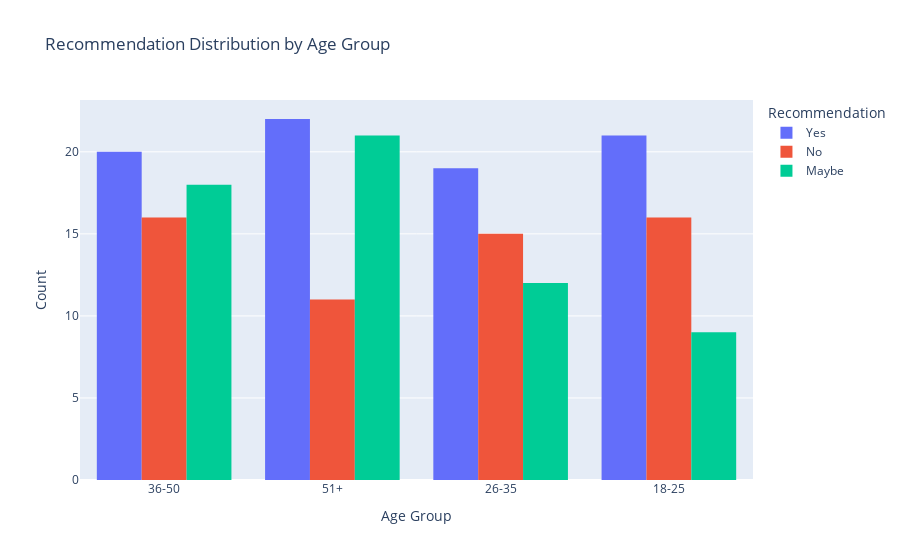

Here is the notebook cell this chart was saved with:
### Code cell
fig1 = px.histogram(df, x='Age_Group', color='Recommendation', barmode='group',
                    title='Recommendation Distribution by Age Group')
fig1.update_layout(xaxis_title='Age Group', yaxis_title='Count')

### Figure 1 — Plotly figure (JSON) as saved in the notebook; plotly's stock layout.template omitted (floating-point values rounded to 4 significant figures)
{"data": [{"alignmentgroup": "True", "bingroup": "x", "hovertemplate": "Recommendation=Yes<br>Age_Group=%{x}<br>count=%{y}<extra></extra>", "legendgroup": "Yes", "marker": {"color": "#636efa", "pattern": {"shape": ""}}, "name": "Yes", "offsetgroup": "Yes", "orientation": "v", "showlegend": true, "type": "histogram", "x": ["36-50", "51+", "36-50", "51+", "26-35", "51+", "51+", "51+", "26-35", "51+", "18-25", "18-25", "51+", "26-35", "26-35", "51+", "18-25", "36-50", "26-35", "51+", "36-50", "26-35", "26-35", "51+", "51+", "51+", "36-50", "36-50", "18-25", "36-50", "26-35", "18-25", "18-25", "26-35", "51+", "51+", "36-50", "18-25", "36-50", "36-50", "26-35", "26-35", "36-50", "51+", "26-35", "26-35", "51+", "51+", "18-25", "26-35", "51+", "18-25", "36-50", "26-35", "18-25", "18-25", "18-25", "51+", "36-50", "18-25", "36-50", "18-25", "18-25", "36-50", "26-35", "18-25", "36-50", "51+", "26-35", "18-25", "36-50", "26-35", "18-25", "51+", "36-50", "18-25", "26-35", "36-50", "36-50", "18-25", "51+", "18-25"], "xaxis": "x", "yaxis": "y"}, {"alignmentgroup": "True", "bingroup": "x", "hovertemplate": "Recommendation=No<br>Age_Group=%{x}<br>count=%{y}<extra></extra>", "legendgroup": "No", "marker": {"color": "#EF553B", "pattern": {"shape": ""}}, "name": "No", "offsetgroup": "No", "orientation": "v", "showlegend": true, "type": "histogram", "x": ["18-25", "18-25", "36-50", "36-50", "18-25", "51+", "51+", "36-50", "26-35", "18-25", "26-35", "26-35", "18-25", "36-50", "51+", "36-50", "18-25", "18-25", "26-35", "18-25", "26-35", "18-25", "26-35", "51+", "26-35", "26-35", "26-35", "26-35", "51+", "36-50", "36-50", "26-35", "36-50", "51+", "26-35", "51+", "18-25", "18-25", "18-25", "18-25", "51+", "51+", "36-50", "36-50", "51+", "18-25", "51+", "36-50", "26-35", "36-50", "18-25", "18-25", "36-50", "36-50", "36-50", "36-50", "26-35", "26-35"], "xaxis": "x", "yaxis": "y"}, {"alignmentgroup": "True", "bingroup": "x", "hovertemplate": "Recommendation=Maybe<br>Age_Group=%{x}<br>count=%{y}<extra></extra>", "legendgroup": "Maybe", "marker": {"color": "#00cc96", "pattern": {"shape": ""}}, "name": "Maybe", "offsetgroup": "Maybe", "orientation": "v", "showlegend": true, "type": "histogram", "x": ["36-50", "18-25", "36-50", "36-50", "36-50", "26-35", "51+", "51+", "18-25", "36-50", "51+", "51+", "26-35", "36-50", "36-50", "36-50", "18-25", "51+", "51+", "26-35", "26-35", "26-35", "51+", "36-50", "51+", "51+", "51+", "51+", "26-35", "26-35", "26-35", "51+", "18-25", "26-35", "51+", "18-25", "18-25", "51+", "51+", "51+", "18-25", "36-50", "18-25", "36-50", "51+", "36-50", "51+", "36-50", "26-35", "51+", "51+", "36-50", "51+", "36-50", "18-25", "36-50", "26-35", "36-50", "26-35", "36-50"], "xaxis": "x", "yaxis": "y"}], "layout": {"barmode": "group", "legend": {"title": {"text": "Recommendation"}, "tracegroupgap": 0}, "title": {"text": "Recommendation Distribution by Age Group"}, "xaxis": {"anchor": "y", "domain": [0, 1], "title": {"text": "Age Group"}}, "yaxis": {"anchor": "x", "domain": [0, 1], "title": {"text": "Count"}}}}
